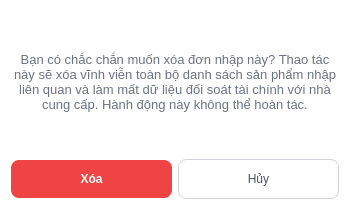
<?xml version="1.0" encoding="UTF-8"?>
<ui version="4.0">
 <class>Dialog</class>
 <widget class="QDialog" name="Dialog">
  <property name="geometry">
   <rect>
    <x>0</x>
    <y>0</y>
    <width>350</width>
    <height>210</height>
   </rect>
  </property>
  <property name="windowTitle">
   <string>Dialog</string>
  </property>
  <property name="styleSheet">
   <string notr="true">/* 1. Tổng thể Cửa sổ Dialog */
QDialog#Dialog {
    background-color: #ffffff;
    font-family: &quot;Inter&quot;, &quot;Segoe UI&quot;, sans-serif;
}

/* 2. Nội dung thông báo cảnh báo */
QLabel#lblCanhBao {
     font-size: 13px;
    font-weight: 400; /* Regular cấp độ 4 [cite: 64] */
    color: #6b7280;   /* Màu xám nhạt để làm dịu thông tin phụ */
}

/* 3. Nút XÓA (Màu đỏ rực rỡ - Red Danger) */
QPushButton#btnXoa {
    background-color: #ef4444; /* Màu đỏ thương hiệu từ Figma */
    color: #ffffff;
    font-weight: 700;
    border: none;
    border-radius: 8px; /* Bo góc đồng bộ deleteNV.png */
    padding: 12px 24px;
    min-width: 100px;
}

QPushButton#btnXoa:hover {
    background-color: #dc2626; /* Đỏ đậm hơn khi di chuột qua */
}

/* 4. Nút HỦY (Màu trắng viền xám - Secondary) */
QPushButton#btnHuy {
    background-color: #ffffff;
    color: #4b5563;
    border: 1px solid #d1d5db; /* Viền xám mảnh chuẩn Figma */
    border-radius: 8px;
    padding: 12px 24px;
    min-width: 100px;
}

QPushButton#btnHuy:hover {
    background-color: #f3f4f6; /* Xám cực nhạt khi hover */
}</string>
  </property>
  <layout class="QVBoxLayout" name="verticalLayout">
   <item>
    <widget class="QLabel" name="lblCanhBao">
     <property name="text">
      <string>Bạn có chắc chắn muốn xóa đơn nhập này? Thao tác này sẽ xóa vĩnh viễn toàn bộ danh sách sản phẩm nhập liên quan và làm mất dữ liệu đối soát tài chính với nhà cung cấp. Hành động này không thể hoàn tác.</string>
     </property>
     <property name="alignment">
      <set>Qt::AlignCenter</set>
     </property>
     <property name="wordWrap">
      <bool>true</bool>
     </property>
    </widget>
   </item>
   <item>
    <layout class="QHBoxLayout" name="horizontalLayout">
     <item>
      <widget class="QPushButton" name="btnXoa">
       <property name="text">
        <string>Xóa</string>
       </property>
      </widget>
     </item>
     <item>
      <widget class="QPushButton" name="btnHuy">
       <property name="text">
        <string>Hủy</string>
       </property>
      </widget>
     </item>
    </layout>
   </item>
  </layout>
 </widget>
 <resources/>
 <connections/>
</ui>
